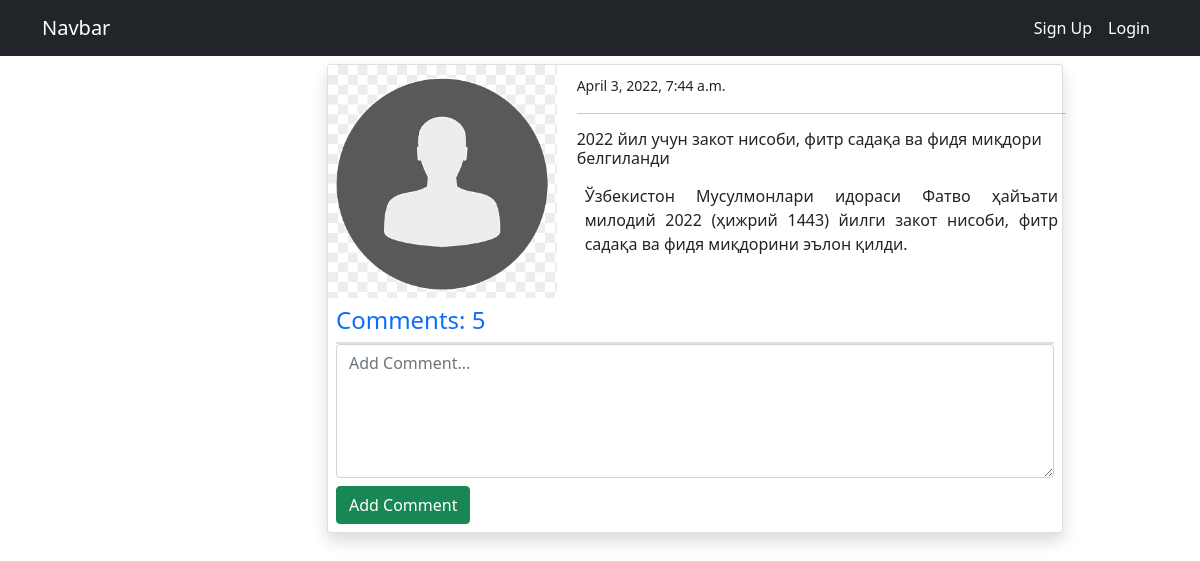
Page /post_detail/1 on the committed database.
### post/models.py (models this page shows, shortened)
class PostModel(models.Model):
    title=models.CharField(max_length=100)
    content=models.TextField()
    img=models.ImageField(default='default.png',upload_to='post')
    author=models.ForeignKey(User,on_delete=models.CASCADE)
    created_at=models.DateTimeField(auto_now_add=True)
    updated_at=models.DateTimeField(auto_now=True)
    def comment_count(self):
        return self.comment_set.all().count()
    class Meta:
        verbose_name_plural='Postlar'

### post/views.py (the view)
# urls.py: path('post_detail/<int:pk>',post_detail,name='post-detail-page'),
def post_detail(request,pk):
    post=PostModel.objects.get(id=pk)
    if request.method=='POST':
        c_form=CommentForm(request.POST)
        if c_form.is_valid():
            instance=c_form.save(commit=False)
            instance.post=post
            instance.user=request.user
            instance.save()
            return redirect('post-detail-page',pk=post.id)
    else:
        c_form=CommentForm()
    context={
        'post':post,
        'c_form':c_form
    }
    return render(request,'post/post_detail.html',context)

### post/forms.py
class CommentForm(forms.ModelForm):
    content=forms.CharField(label='',widget=forms.Textarea(attrs={'placeholder':'Add Comment...','rows':5}))
    class Meta:
        model = Comment
        fields = ('content',)

### templates/post/post_detail.html (shortened to what this page needs)
{% extends 'parent/base.html' %}
{% load  crispy_forms_tags %}
{% block  mycontent %}
<div class="container mt-5">
    <div class="row">
        <div class="col-md-8 offset-md-3">
            <div class="card shadow my-3">
                <div class="row">
                    <div class="col-md-4">
                        <img src="/media/{{post.img}}" alt="{{post.id}}" class="img-fluid">
                    </div>
                    <div class="col-md-8 p-2">
                        <small>{{post.created_at}}</small>
                        <hr>
                        <h6>{{post.title}}</h6>
                        <p style="text-align:justify;" class="p-2">{{post.content}}</p>
                    </div>
                </div>
                <div class="accordion p-2" id="accordionPanelsStayOpenExample">
                      <a class="text-decoration-none h4" type="button" data-bs-toggle="collapse" data-bs-target="#panelsStayOpen-collapseOne" aria-expanded="true" aria-controls="panelsStayOpen-collapseOne">
                        Comments: {{post.comment_count}}
                      </a>
                  <div class="accordion-item">
                  </div>
                    <form method="post">
                        {{c_form|crispy}}
                        <input type="submit" class="btn btn-success mt-2"
                               value="Add Comment">
                    </form>
                </div>
            </div>
        </div>
    </div>
</div>
{% endblock %}

### templates/parent/base.html (shortened to what this page needs)
<!doctype html>
<html lang="en">
  <head>
    <link href="https://cdn.jsdelivr.net/npm/bootstrap@5.1.3/dist/css/bootstrap.min.css" rel="stylesheet">
  </head>
  <body>
    {% include 'parent/navbar.html'%}
    {% block  mycontent %}
    {% endblock %}
  </body>
</html>

### templates/parent/navbar.html (shortened to what this page needs)
<nav class="navbar navbar-expand-lg navbar-dark bg-dark fixed-top">
  <div class="container">
    <a class="navbar-brand" href="{% url 'index-page'%}">Navbar</a>
    <div class="collapse navbar-collapse" id="navbarSupportedContent">
      {% if request.user.is_authenticated %}
      <ul class="navbar-nav ms-auto mb-2 mb-lg-0">
        <li class="nav-item">
          <a class="nav-link active" aria-current="page"
             href="{% url 'users-profile' %}">Profile</a>
        </li>
        <li class="nav-item">
          <a class="nav-link text-white"
             href="{% url 'users-logout' %}">LogOut</a>
        </li>
      </ul>
      {% else %}
      <ul class="navbar-nav ms-auto mb-2 mb-lg-0">
        <li class="nav-item">
          <a class="nav-link active" aria-current="page"
             href="{% url 'signup-page' %}">Sign Up</a>
        </li>
        <li class="nav-item">
          <a class="nav-link text-white"
             href="{% url 'users-login' %}">Login</a>
        </li>
      </ul>
      {% endif %}
    </div>
  </div>
</nav>

### rows in the picture
PostModel: img (placeholder picture), created_at "April 3, 2022, 7:44 a.m.", title "2022 йил учун закот нисоби, фитр садақа ва фидя миқдори белгиланди", content "Ўзбекистон Мусулмонлари идораси Фатво ҳайъати милодий 2022 (ҳижрий 1443) йилги закот нисоби, фитр садақа ва фидя миқдорини эълон қилди.", comment_count "5"
